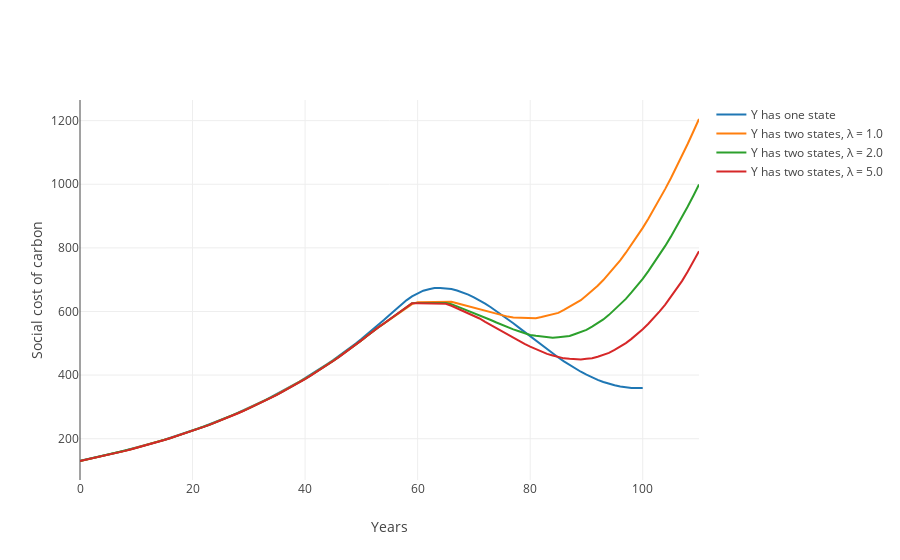

Notebook source saved alongside this figure:
### Code cell
# scc λ = 1, 2, 5 and 1 state
plot_1S_vs_2S_SCC_multi_λ(et_1state, scc_list, scc_1, λ_list)
